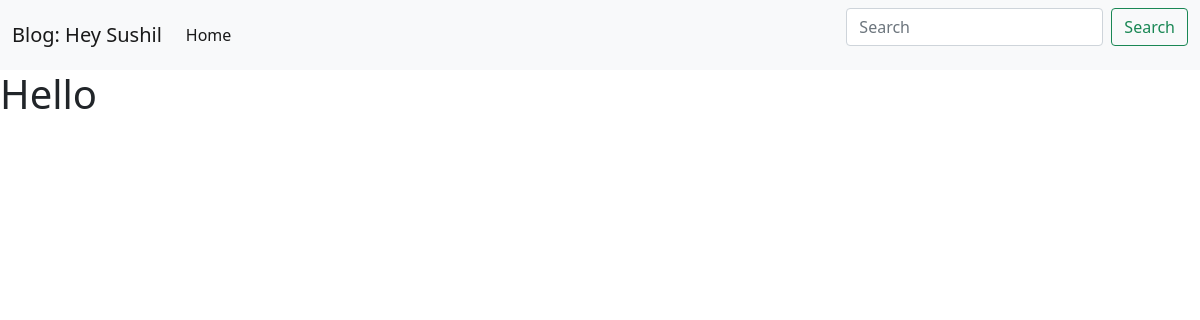
The page /blog/Django/ on the database as committed earlier.
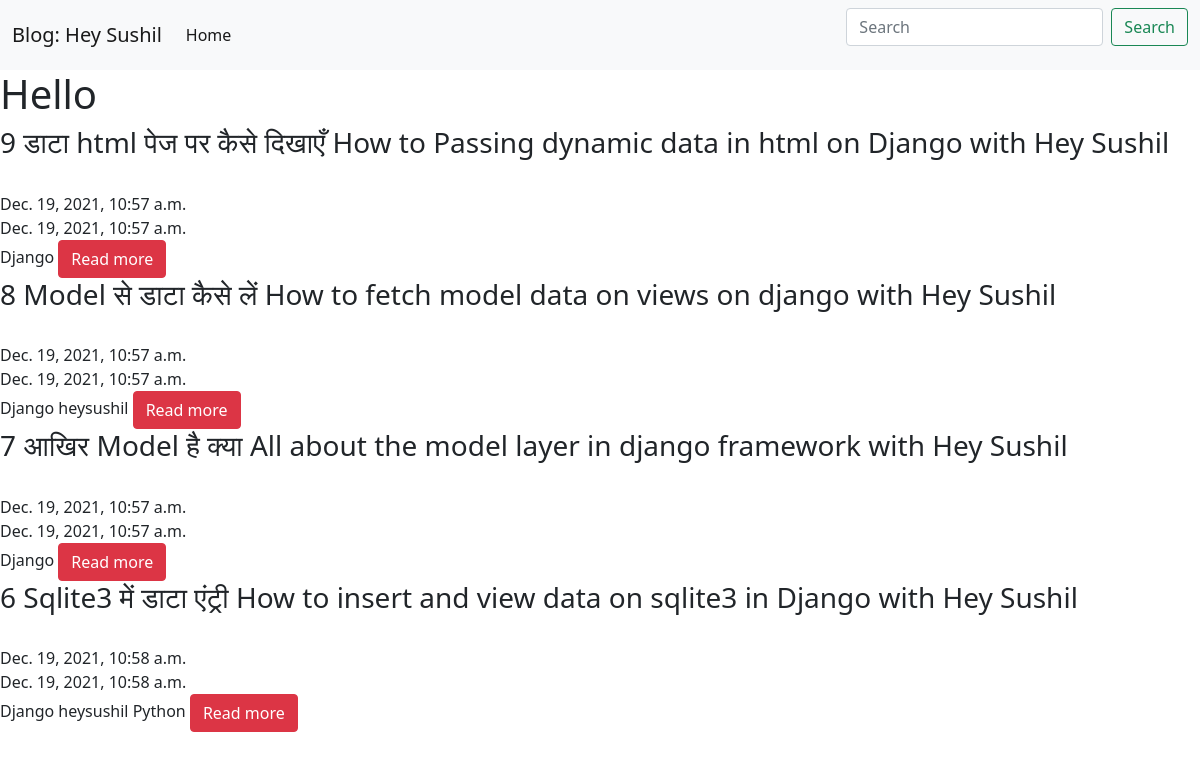
The same page on the database as committed later.
### blog/models.py (models this page shows)
class Post(models.Model):
    title = models.CharField(max_length=400)
    body = models.TextField()
    created_on = models.DateTimeField(auto_now_add=True)
    last_modifed = models.DateTimeField(auto_now=True)
    categories = models.ManyToManyField('Category', related_name='posts')

class Category(models.Model):
    name = models.CharField(max_length=50)

### blog/views.py (the view)
# urls.py: path("<category>/", views.blog_category, name="blog_category"),
def blog_category(request, category):
    posts = Post.objects.filter(categories__name__contains=category)
    context = {"posts":posts}
    return render(request, 'blog_categroy.html', context)

### blog/templates/blog_categroy.html (shortened to what this page needs)
{% extends 'blog_main.html' %}
{% block page_content %}
<h1>Hello</h1>
{% for data in posts %}
<h3>{{data.title}}</h3><br>
{{data.created_on}}<br>
{{data.last_modifed}}<br>
{% for categroy in data.categories.all %}
    {{categroy.name}}
{% endfor %}
<a class="btn btn-bg btn-danger" href="{% url 'blog_detial' data.pk %}">Read more</a>
{% endfor %}
{%endblock%}

### heysushil_portfolio/templates/blog_main.html (shortened to what this page needs)
<link rel="stylesheet" href="https://cdn.jsdelivr.net/npm/bootstrap@5.1.3/dist/css/bootstrap.min.css">
  <nav class="navbar navbar-expand-lg navbar-light bg-light">
    <div class="container-fluid">
      <a class="navbar-brand" href="#">Blog: Hey Sushil</a>
      <div class="collapse navbar-collapse" id="navbarSupportedContent">
        <ul class="navbar-nav me-auto mb-2 mb-lg-0">
          <li class="nav-item">
            <a class="nav-link active" aria-current="page" href="{% url 'blog_index' %}">Home</a>
          </li>
        </ul>
        <form class="d-flex">
          <input class="form-control me-2" type="search" placeholder="Search" aria-label="Search">
          <button class="btn btn-outline-success" type="submit">Search</button>
        </form>
      </div>
    </div>
  </nav>
{% block page_content %}{% endblock  %}

### heysushil_portfolio/templates/blog_main.html (style rules this page uses)
.navbar { margin-bottom: 0; border-radius: 0; }

Rows that differ between the two databases and show on the page:
added Post: title "9 डाटा html पेज पर कैसे दिखाएँ How to Passing dynamic data in html on Django with Hey Sushil", created_on "Dec. 19, 2021, 10:57 a.m.", last_modifed "Dec. 19, 2021, 10:57 a.m."
added Category: name "Django"
added Post: title "8 Model से डाटा कैसे लें How to fetch model data on views on django with Hey Sushil", created_on "Dec. 19, 2021, 10:57 a.m.", last_modifed "Dec. 19, 2021, 10:57 a.m."
added Category: name "heysushil"
added Post: title "7 आखिर Model है क्या All about the model layer in django framework with Hey Sushil", created_on "Dec. 19, 2021, 10:57 a.m.", last_modifed "Dec. 19, 2021, 10:57 a.m."
added Post: title "6 Sqlite3 में डाटा एंट्री How to insert and view data on sqlite3 in Django with Hey Sushil", created_on "Dec. 19, 2021, 10:58 a.m.", last_modifed "Dec. 19, 2021, 10:58 a.m."
added Category: name "Python", shown under "Dec. 19, 2021, 10:58 a.m."
